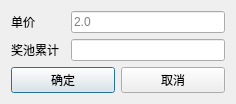
<?xml version="1.0" encoding="UTF-8"?>
<ui version="4.0">
 <class>LotteryPublishDialog</class>
 <widget class="QDialog" name="LotteryPublishDialog">
  <property name="geometry">
   <rect>
    <x>0</x>
    <y>0</y>
    <width>236</width>
    <height>99</height>
   </rect>
  </property>
  <property name="windowTitle">
   <string>Dialog</string>
  </property>
  <property name="modal">
   <bool>true</bool>
  </property>
  <layout class="QVBoxLayout" name="verticalLayout">
   <item>
    <layout class="QHBoxLayout" name="horizontalLayout_3">
     <item>
      <widget class="QLabel" name="lbPrice">
       <property name="minimumSize">
        <size>
         <width>54</width>
         <height>12</height>
        </size>
       </property>
       <property name="maximumSize">
        <size>
         <width>54</width>
         <height>12</height>
        </size>
       </property>
       <property name="text">
        <string>单价</string>
       </property>
      </widget>
     </item>
     <item>
      <widget class="QLineEdit" name="lePrice">
       <property name="placeholderText">
        <string>2.0</string>
       </property>
      </widget>
     </item>
    </layout>
   </item>
   <item>
    <layout class="QHBoxLayout" name="horizontalLayout_2">
     <item>
      <widget class="QLabel" name="lbTotal">
       <property name="minimumSize">
        <size>
         <width>54</width>
         <height>12</height>
        </size>
       </property>
       <property name="maximumSize">
        <size>
         <width>54</width>
         <height>12</height>
        </size>
       </property>
       <property name="text">
        <string>奖池累计</string>
       </property>
      </widget>
     </item>
     <item>
      <widget class="QLineEdit" name="leTotal">
       <property name="readOnly">
        <bool>true</bool>
       </property>
      </widget>
     </item>
    </layout>
   </item>
   <item>
    <layout class="QHBoxLayout" name="horizontalLayout">
     <item>
      <widget class="QPushButton" name="btnConfirm">
       <property name="text">
        <string>确定</string>
       </property>
      </widget>
     </item>
     <item>
      <widget class="QPushButton" name="btnCancel">
       <property name="text">
        <string>取消</string>
       </property>
      </widget>
     </item>
    </layout>
   </item>
  </layout>
 </widget>
 <resources/>
 <connections/>
</ui>
